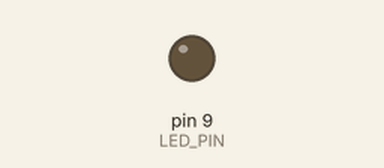
A sketch run on a simulated Arduino Uno, built with avr-gcc and run on an emulated ATmega328P. Shown: output pins drawn as LEDs (lit = HIGH).

Above: at 0.7 s.
At 2.63 s:
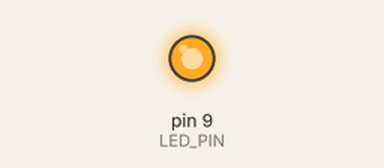
Timing chart, 0 to 3.0 s (numbered marks = the images above):
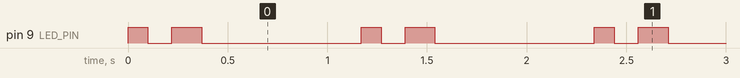

The sketch:

02-heartbeat-external.ino
```cpp
const int LED_PIN = 9;

void setup() {
  pinMode(LED_PIN, OUTPUT);
}

void loop() {
  digitalWrite(LED_PIN, HIGH);
  delay(100);
  digitalWrite(LED_PIN, LOW);
  delay(120);

  digitalWrite(LED_PIN, HIGH);
  delay(150);
  digitalWrite(LED_PIN, LOW);

  delay(800);
}
```

Measured:
- by itself, pin 9 (LED_PIN): repeats every 1.2 s: LOW 0.12 s, HIGH 0.15 s, LOW 0.80 s, HIGH 0.10 s
- by itself, everything shown: repeats every 1.2 s, in 4 steps
